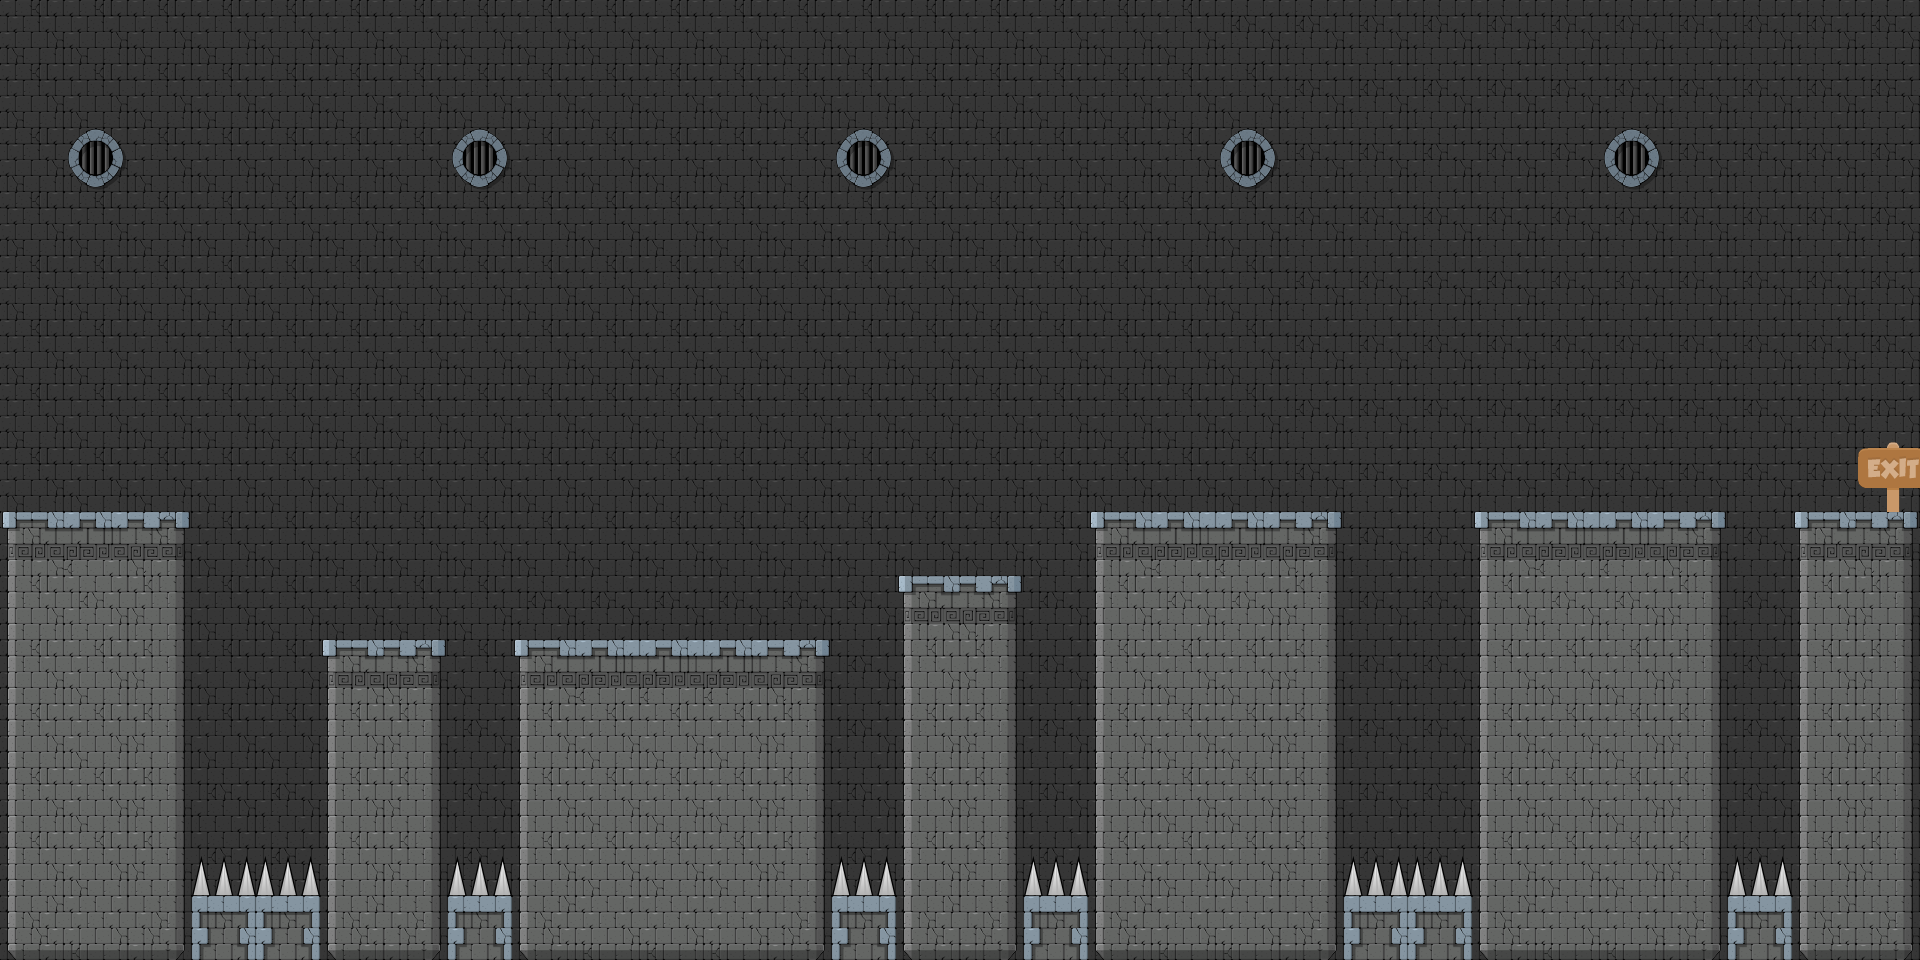

This game map was drawn from its Tiled (.tmx) file and the tilesets committed beside it. A one-line description and the full map source follow:
An orthogonal 30x15 tile map with 64x64 px tiles, 5 tile layers (Background, Collisions, Spikes, Windows, ...), 2 tilesets and 4 objects.

<map version="1.0" tiledversion="1.1.2" orientation="orthogonal" renderorder="right-down" width="30" height="15" tilewidth="64" tileheight="64" infinite="0" nextobjectid="14">
 <tileset firstgid="1" source="Castle Tileset.tsx" />
 <tileset firstgid="73" source="Fantasy Tileset.tsx" />
 <layer name="Background" width="30" height="15">
  <data encoding="csv">
17,17,17,17,17,17,17,17,17,17,17,17,17,17,17,17,17,17,17,9,9,9,9,9,9,9,9,9,9,9,
17,17,17,17,17,17,17,17,17,17,17,17,17,17,17,17,17,17,17,17,9,9,9,9,9,9,9,9,9,9,
17,17,17,17,17,17,17,17,17,17,17,17,17,17,17,17,17,17,17,17,9,9,9,9,9,9,9,9,9,9,
17,17,17,17,17,17,17,17,17,17,17,17,17,17,17,17,17,17,17,17,9,9,9,9,9,9,9,9,9,9,
17,17,17,17,17,17,17,17,17,17,17,17,17,17,17,17,17,17,17,17,9,9,9,9,9,9,9,9,9,9,
17,17,17,17,17,17,17,17,17,17,17,17,17,17,17,17,17,17,17,17,9,9,9,9,9,9,9,9,9,9,
17,17,17,17,17,17,17,17,17,17,17,17,17,17,17,17,17,17,17,17,9,9,9,9,9,9,9,9,9,9,
17,17,17,17,17,17,17,17,17,17,17,17,17,17,17,17,17,17,17,17,9,9,9,9,9,9,9,9,9,9,
17,17,17,17,17,17,17,17,17,17,17,17,17,17,17,17,17,17,17,17,9,9,9,9,9,9,9,9,9,9,
17,17,17,17,17,17,17,17,9,9,9,9,9,9,9,9,9,9,9,9,9,9,9,9,9,9,9,9,9,9,
17,17,17,17,17,17,17,17,17,17,17,17,9,9,9,9,9,9,9,9,9,9,9,9,9,9,9,9,9,9,
17,17,17,17,17,17,9,9,9,9,9,9,9,9,9,9,9,9,9,9,9,9,9,9,9,9,9,9,9,9,
17,9,9,9,9,9,9,9,9,9,9,9,9,9,9,9,9,9,9,9,9,9,9,9,9,9,9,9,9,9,
9,9,9,9,9,9,9,9,9,9,9,9,9,9,9,9,9,9,9,9,9,9,9,9,9,9,9,9,9,9,
17,17,17,17,17,9,9,9,9,9,9,9,9,9,9,9,9,9,9,9,9,9,9,9,9,9,9,9,9,9
</data>
 </layer>
 <layer name="Collisions" width="30" height="15">
  <data encoding="csv">
0,0,0,0,0,0,0,0,0,0,0,0,0,0,0,0,0,0,0,0,0,0,0,0,0,0,0,0,0,0,
0,0,0,0,0,0,0,0,0,0,0,0,0,0,0,0,0,0,0,0,0,0,0,0,0,0,0,0,0,0,
0,0,0,0,0,0,0,0,0,0,0,0,0,0,0,0,0,0,0,0,0,0,0,0,0,0,0,0,0,0,
0,0,0,0,0,0,0,0,0,0,0,0,0,0,0,0,0,0,0,0,0,0,0,0,0,0,0,0,0,0,
0,0,0,0,0,0,0,0,0,0,0,0,0,0,0,0,0,0,0,0,0,0,0,0,0,0,0,0,0,0,
0,0,0,0,0,0,0,0,0,0,0,0,0,0,0,0,0,0,0,0,0,0,0,0,0,0,0,0,0,0,
0,0,0,0,0,0,0,0,0,0,0,0,0,0,0,0,0,0,0,0,0,0,0,0,0,0,0,0,0,0,
0,0,0,0,0,0,0,0,0,0,0,0,0,0,0,0,0,0,0,0,0,0,0,0,0,0,0,0,0,0,
25,11,29,0,0,0,0,0,0,0,0,0,0,0,0,0,0,25,11,11,29,0,0,25,11,11,29,0,25,29,
33,19,37,0,0,0,0,0,0,0,0,0,0,0,25,29,0,33,19,19,37,0,0,33,19,19,37,0,33,37,
33,27,37,0,0,25,29,0,25,11,11,11,29,0,33,37,0,33,27,27,37,0,0,33,27,27,37,0,33,37,
33,27,37,0,0,33,37,0,33,27,27,27,37,0,33,37,0,33,27,27,37,0,0,33,27,27,37,0,33,37,
33,27,37,0,0,33,37,0,33,27,27,27,37,0,33,37,0,33,27,27,37,0,0,33,27,27,37,0,33,37,
33,27,37,0,0,33,37,0,33,27,27,27,37,0,33,37,0,33,27,27,37,0,0,33,27,27,37,0,33,37,
41,43,45,0,0,41,45,0,41,43,43,43,45,0,41,45,0,41,43,43,45,0,0,41,43,43,45,0,41,45
</data>
 </layer>
 <layer name="Spikes" width="30" height="15">
  <data encoding="csv">
0,0,0,0,0,0,0,0,0,0,0,0,0,0,0,0,0,0,0,0,0,0,0,0,0,0,0,0,0,0,
0,0,0,0,0,0,0,0,0,0,0,0,0,0,0,0,0,0,0,0,0,0,0,0,0,0,0,0,0,0,
0,0,0,0,0,0,0,0,0,0,0,0,0,0,0,0,0,0,0,0,0,0,0,0,0,0,0,0,0,0,
0,0,0,0,0,0,0,0,0,0,0,0,0,0,0,0,0,0,0,0,0,0,0,0,0,0,0,0,0,0,
0,0,0,0,0,0,0,0,0,0,0,0,0,0,0,0,0,0,0,0,0,0,0,0,0,0,0,0,0,0,
0,0,0,0,0,0,0,0,0,0,0,0,0,0,0,0,0,0,0,0,0,0,0,0,0,0,0,0,0,0,
0,0,0,0,0,0,0,0,0,0,0,0,0,0,0,0,0,0,0,0,0,0,0,0,0,0,0,0,0,0,
0,0,0,0,0,0,0,0,0,0,0,0,0,0,0,0,0,0,0,0,0,0,0,0,0,0,0,0,0,0,
0,0,0,0,0,0,0,0,0,0,0,0,0,0,0,0,0,0,0,0,0,0,0,0,0,0,0,0,0,0,
0,0,0,0,0,0,0,0,0,0,0,0,0,0,0,0,0,0,0,0,0,0,0,0,0,0,0,0,0,0,
0,0,0,0,0,0,0,0,0,0,0,0,0,0,0,0,0,0,0,0,0,0,0,0,0,0,0,0,0,0,
0,0,0,0,0,0,0,0,0,0,0,0,0,0,0,0,0,0,0,0,0,0,0,0,0,0,0,0,0,0,
0,0,0,0,0,0,0,0,0,0,0,0,0,0,0,0,0,0,0,0,0,0,0,0,0,0,0,0,0,0,
0,0,0,69,69,0,0,69,0,0,0,0,0,69,0,0,69,0,0,0,0,69,69,0,0,0,0,69,0,0,
0,0,0,34,34,0,0,34,0,0,0,0,0,34,0,0,34,0,0,0,0,34,34,0,0,0,0,34,0,0
</data>
 </layer>
 <objectgroup color="#ff0000" name="Enemies">
  <object id="7" x="796" y="613.333" />
  <object id="8" x="1305.33" y="490.667" />
  <object id="9" x="1697.33" y="490.667" />
 </objectgroup>
 <objectgroup color="#00ff00" name="Goal">
  <object id="3" x="1901" y="484" />
 </objectgroup>
 <layer name="Windows" width="30" height="15">
  <data encoding="csv">
0,0,0,0,0,0,0,0,0,0,0,0,0,0,0,0,0,0,0,0,0,0,0,0,0,0,0,0,0,0,
0,0,0,0,0,0,0,0,0,0,0,0,0,0,0,0,0,0,0,0,0,0,0,0,0,0,0,0,0,0,
0,7,0,0,0,0,0,7,0,0,0,0,0,7,0,0,0,0,0,7,0,0,0,0,0,7,0,0,0,0,
0,0,0,0,0,0,0,0,0,0,0,0,0,0,0,0,0,0,0,0,0,0,0,0,0,0,0,0,0,0,
0,0,0,0,0,0,0,0,0,0,0,0,0,0,0,0,0,0,0,0,0,0,0,0,0,0,0,0,0,0,
0,0,0,0,0,0,0,0,0,0,0,0,0,0,0,0,0,0,0,0,0,0,0,0,0,0,0,0,0,0,
0,0,0,0,0,0,0,0,0,0,0,0,0,0,0,0,0,0,0,0,0,0,0,0,0,0,0,0,0,0,
0,0,0,0,0,0,0,0,0,0,0,0,0,0,0,0,0,0,0,0,0,0,0,0,0,0,0,0,0,0,
0,0,0,0,0,0,0,0,0,0,0,0,0,0,0,0,0,0,0,0,0,0,0,0,0,0,0,0,0,0,
0,0,0,0,0,0,0,0,0,0,0,0,0,0,0,0,0,0,0,0,0,0,0,0,0,0,0,0,0,0,
0,0,0,0,0,0,0,0,0,0,0,0,0,0,0,0,0,0,0,0,0,0,0,0,0,0,0,0,0,0,
0,0,0,0,0,0,0,0,0,0,0,0,0,0,0,0,0,0,0,0,0,0,0,0,0,0,0,0,0,0,
0,0,0,0,0,0,0,0,0,0,0,0,0,0,0,0,0,0,0,0,0,0,0,0,0,0,0,0,0,0,
0,0,0,0,0,0,0,0,0,0,0,0,0,0,0,0,0,0,0,0,0,0,0,0,0,0,0,0,0,0,
0,0,0,0,0,0,0,0,0,0,0,0,0,0,0,0,0,0,0,0,0,0,0,0,0,0,0,0,0,0
</data>
 </layer>
 <layer name="Sign" width="30" height="15">
  <data encoding="csv">
0,0,0,0,0,0,0,0,0,0,0,0,0,0,0,0,0,0,0,0,0,0,0,0,0,0,0,0,0,0,
0,0,0,0,0,0,0,0,0,0,0,0,0,0,0,0,0,0,0,0,0,0,0,0,0,0,0,0,0,0,
0,0,0,0,0,0,0,0,0,0,0,0,0,0,0,0,0,0,0,0,0,0,0,0,0,0,0,0,0,0,
0,0,0,0,0,0,0,0,0,0,0,0,0,0,0,0,0,0,0,0,0,0,0,0,0,0,0,0,0,0,
0,0,0,0,0,0,0,0,0,0,0,0,0,0,0,0,0,0,0,0,0,0,0,0,0,0,0,0,0,0,
0,0,0,0,0,0,0,0,0,0,0,0,0,0,0,0,0,0,0,0,0,0,0,0,0,0,0,0,0,0,
0,0,0,0,0,0,0,0,0,0,0,0,0,0,0,0,0,0,0,0,0,0,0,0,0,0,0,0,0,0,
0,0,0,0,0,0,0,0,0,0,0,0,0,0,0,0,0,0,0,0,0,0,0,0,0,0,0,0,0,235,
0,0,0,0,0,0,0,0,0,0,0,0,0,0,0,0,0,0,0,0,0,0,0,0,0,0,0,0,0,0,
0,0,0,0,0,0,0,0,0,0,0,0,0,0,0,0,0,0,0,0,0,0,0,0,0,0,0,0,0,0,
0,0,0,0,0,0,0,0,0,0,0,0,0,0,0,0,0,0,0,0,0,0,0,0,0,0,0,0,0,0,
0,0,0,0,0,0,0,0,0,0,0,0,0,0,0,0,0,0,0,0,0,0,0,0,0,0,0,0,0,0,
0,0,0,0,0,0,0,0,0,0,0,0,0,0,0,0,0,0,0,0,0,0,0,0,0,0,0,0,0,0,
0,0,0,0,0,0,0,0,0,0,0,0,0,0,0,0,0,0,0,0,0,0,0,0,0,0,0,0,0,0,
0,0,0,0,0,0,0,0,0,0,0,0,0,0,0,0,0,0,0,0,0,0,0,0,0,0,0,0,0,0
</data>
 </layer>
</map>
